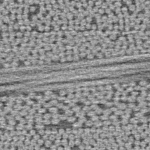
#> input picture multicube.tif, 150 x 150 px, found by its file name
$ jupyter execute --allow-errors Image_data_in_Colab_PIL.ipynb   (shell and % lines are left out)
#> lines starting #> are read from the running program, lines starting #| are printed output that depends on the picture
# Getting image data into Colab
*Author: Vedrana Andersen Dahl (vand@dtu.dk)*

This notebook shows some ways of loading, retrieving (and visualizing) image data in Colab. Check [Welcome To Colaboratory notebook](https://colab.research.google.com/#scrollTo=gJr_9dXGpJ05) for basic introduction to Colab.

## Loading images from internet

Probably the easiest is to load an image available on the internet, as we show in the following exaples. We load one image from the QIM data repository, and one image from Wikipedia. For very large images this is unpractical, as it takes a long time to load.

We use `urllib.request` to access data from url address, and python image library `PIL` to read the data as an image. If you need a numpy array, you should pass PIL image to `numpy.array`.

[cell 1]
# Load packages.
import PIL
import urllib.request
import matplotlib.pyplot as plt

[cell 2]
# Load and visualize an image from QIM data repository.
url = 'https://data.qim.dk/InSegt_data/2D/NT2_0001.png'
#> (the rest of this cell did not finish here and is left out)

[cell 3]
# Load and visualize an image from Wikipedia.
# Check fix in other notebook.
url = 'https://upload.wikimedia.org/wikipedia/commons/thumb/6/62/Lotus_free.jpg/440px-Lotus_free.jpg'
#> (the rest of this cell did not finish here and is left out)

## Loading volumes from internet
Tif volumes may also be loaded from the internet using a similar approach as images. Here we load slices one by one and collect them in a 3D numpy array. However, this is practical only for rather small volumes.

[cell 4]
import numpy as np

# Load and visualize a volume from QIM data repository.
url = 'https://data.qim.dk/demo_data/multicube.tif'
print('Loading the volume...')

volfile = PIL.Image.open(urllib.request.urlopen(url))
#> volfile is the input picture: PIL image 150x150 L; min 53, max 219, mean 140.5

vol = []
for i in range(volfile.n_frames):
    volfile.seek(i)
    vol.append(np.array(volfile))
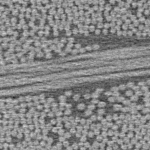
#> volfile: PIL image 150x150 L; min 34, max 212, mean 133.6
#> after the loop, vol = 150 items
vol = np.array(vol)

print(f'Volume shape is: {vol.shape}')
#| Volume shape is: (150, 150, 150)
print(f'Volume data type is: {vol.dtype}')
#| Volume data type is: uint8
print(f'Intensity range is: {vol.min()}-{vol.max()}')
#| Intensity range is: 25-223

fig, ax = plt.subplots(1, 4, figsize=(15,5))
ax[0].imshow(vol[vol.shape[0]//2], cmap=plt.cm.gray)
ax[1].imshow(vol[:, vol.shape[1]//2, :], cmap=plt.cm.gray)
ax[2].imshow(vol[:, :, vol.shape[2]//2], cmap=plt.cm.gray)
ax[3].hist(vol.ravel(), np.arange(257)-0.5)
plt.show()
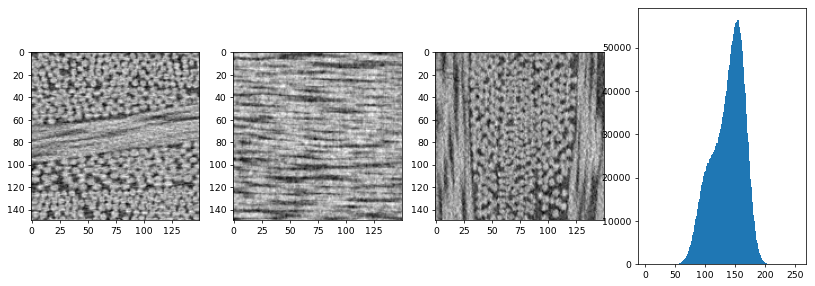
#> figure drawn by matplotlib, 4 panels; panel 4: tallest bar 56382 high, from x = 152.5 to 153.5

## Accessing images from your google drive (or your computer)

To access images from your google drive, you need to mount the drive. This is done by folidng out the Files tab of the left side-bar. When the left side-bar is collapsed Files tab has a folder-like icon. Now you can choose to mount the drive, or upload an file to session storage. You can see below how to load the files. However, this will not work for you as it points to a file in *my* drive and a file I uploaded to *my* Colab session.

While only `PIL` works with url, once I have files in my session, I can use another image reader, for example `skimage`. The advantage of skimage is that it directly returns numpy array.

[cell 5]
# Load an image from my google drive.
import skimage.io
#> (the rest of this cell did not finish here and is left out)

#> (a cell that did not finish here is left out)

## Retreiving images from internet
Images from internet may also be loaded into your Colab session, instead of loading an image into the notebook runtime as show in first example. The difference is that the image will stay loaded for the whole session, even if you restart the runitme or change between notebooks. Beware that retreiving multiple times will create copies, so try doing it only once.

As with other images available in the session, here I may use different loaders. I choose `tifffile` for tiff volume.

[cell 7]
# Retrieve volume from QIM data repository.

[cell 8]
# Load volume using tiffile.
import tifffile
#> (the rest of this cell did not finish here and is left out)

## Another example, retrieve dataset from dropbox

[cell 9]
# Retreive MedNIST data set from dropbox.

[cell 10]
# Unzip the '.tar.gz' file to the current directory
import tarfile
#> (the rest of this cell did not finish here and is left out)

[cell 11]
# Get the subfolders of the data folder
import glob
folders = glob.glob('MedNIST/*/')
#> folders = []
print(folders)
